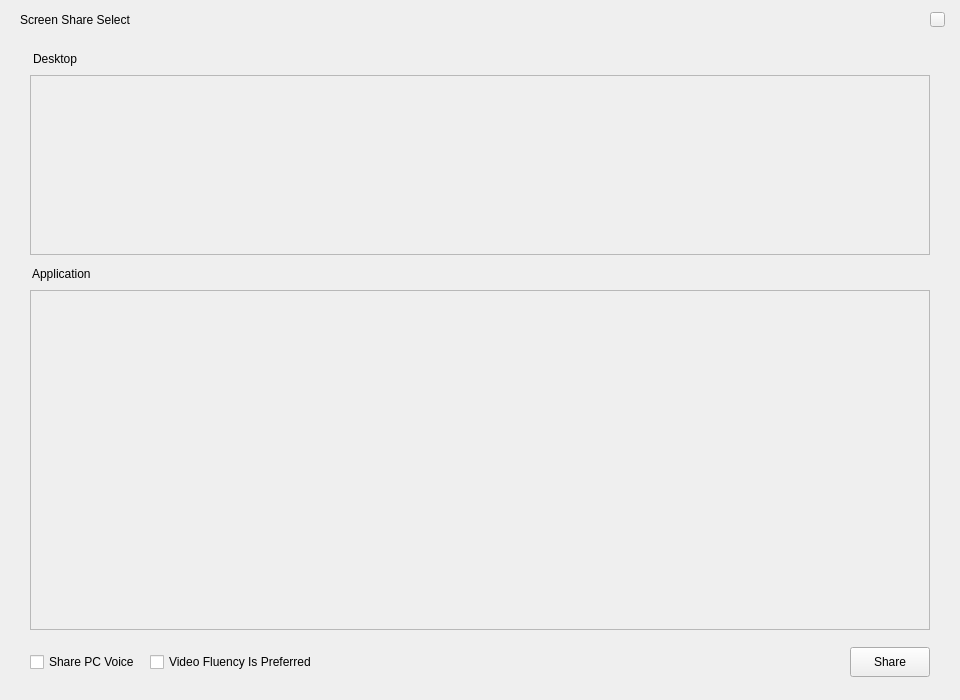
<?xml version="1.0" encoding="UTF-8"?>
<ui version="4.0">
 <class>ScreenShareWindow</class>
 <widget class="QWidget" name="ScreenShareWindow">
  <property name="geometry">
   <rect>
    <x>0</x>
    <y>0</y>
    <width>960</width>
    <height>700</height>
   </rect>
  </property>
  <property name="sizePolicy">
   <sizepolicy hsizetype="Fixed" vsizetype="Fixed">
    <horstretch>0</horstretch>
    <verstretch>0</verstretch>
   </sizepolicy>
  </property>
  <property name="windowTitle">
   <string>ScreenShareWindow</string>
  </property>
  <layout class="QVBoxLayout" name="verticalLayout_2">
   <property name="spacing">
    <number>0</number>
   </property>
   <property name="leftMargin">
    <number>0</number>
   </property>
   <property name="topMargin">
    <number>0</number>
   </property>
   <property name="rightMargin">
    <number>0</number>
   </property>
   <property name="bottomMargin">
    <number>0</number>
   </property>
   <item>
    <widget class="QWidget" name="widget_title" native="true">
     <property name="minimumSize">
      <size>
       <width>0</width>
       <height>40</height>
      </size>
     </property>
     <property name="maximumSize">
      <size>
       <width>16777215</width>
       <height>40</height>
      </size>
     </property>
     <layout class="QHBoxLayout" name="horizontalLayout_2">
      <property name="spacing">
       <number>5</number>
      </property>
      <property name="leftMargin">
       <number>20</number>
      </property>
      <property name="topMargin">
       <number>5</number>
      </property>
      <property name="rightMargin">
       <number>15</number>
      </property>
      <property name="bottomMargin">
       <number>5</number>
      </property>
      <item>
       <widget class="QLabel" name="label">
        <property name="minimumSize">
         <size>
          <width>0</width>
          <height>20</height>
         </size>
        </property>
        <property name="maximumSize">
         <size>
          <width>16777215</width>
          <height>20</height>
         </size>
        </property>
        <property name="text">
         <string>Screen Share Select</string>
        </property>
       </widget>
      </item>
      <item>
       <widget class="QPushButton" name="btn_close_select">
        <property name="sizePolicy">
         <sizepolicy hsizetype="Minimum" vsizetype="Minimum">
          <horstretch>0</horstretch>
          <verstretch>0</verstretch>
         </sizepolicy>
        </property>
        <property name="minimumSize">
         <size>
          <width>15</width>
          <height>15</height>
         </size>
        </property>
        <property name="maximumSize">
         <size>
          <width>15</width>
          <height>15</height>
         </size>
        </property>
        <property name="text">
         <string/>
        </property>
       </widget>
      </item>
     </layout>
    </widget>
   </item>
   <item>
    <widget class="QWidget" name="widget_bg" native="true">
     <property name="minimumSize">
      <size>
       <width>0</width>
       <height>100</height>
      </size>
     </property>
     <layout class="QVBoxLayout" name="verticalLayout_3">
      <property name="spacing">
       <number>0</number>
      </property>
      <property name="leftMargin">
       <number>30</number>
      </property>
      <property name="topMargin">
       <number>5</number>
      </property>
      <property name="rightMargin">
       <number>30</number>
      </property>
      <property name="bottomMargin">
       <number>20</number>
      </property>
      <item>
       <widget class="QWidget" name="wgt_desktop_title" native="true">
        <property name="minimumSize">
         <size>
          <width>0</width>
          <height>30</height>
         </size>
        </property>
        <widget class="QLabel" name="label_2">
         <property name="geometry">
          <rect>
           <x>3</x>
           <y>1</y>
           <width>150</width>
           <height>25</height>
          </rect>
         </property>
         <property name="text">
          <string>Desktop</string>
         </property>
        </widget>
       </widget>
      </item>
      <item>
       <widget class="QWidget" name="wgt_desktop" native="true">
        <property name="sizePolicy">
         <sizepolicy hsizetype="Preferred" vsizetype="Preferred">
          <horstretch>0</horstretch>
          <verstretch>0</verstretch>
         </sizepolicy>
        </property>
        <property name="minimumSize">
         <size>
          <width>0</width>
          <height>160</height>
         </size>
        </property>
        <property name="maximumSize">
         <size>
          <width>16777215</width>
          <height>180</height>
         </size>
        </property>
        <layout class="QVBoxLayout" name="verticalLayout">
         <property name="spacing">
          <number>0</number>
         </property>
         <property name="leftMargin">
          <number>0</number>
         </property>
         <property name="topMargin">
          <number>0</number>
         </property>
         <property name="rightMargin">
          <number>0</number>
         </property>
         <property name="bottomMargin">
          <number>0</number>
         </property>
         <item>
          <widget class="QScrollArea" name="scrollArea_desktop">
           <property name="minimumSize">
            <size>
             <width>0</width>
             <height>0</height>
            </size>
           </property>
           <property name="maximumSize">
            <size>
             <width>16777215</width>
             <height>16777215</height>
            </size>
           </property>
           <property name="widgetResizable">
            <bool>true</bool>
           </property>
           <widget class="QWidget" name="scrollAreaWidget_desktop">
            <property name="geometry">
             <rect>
              <x>0</x>
              <y>0</y>
              <width>898</width>
              <height>178</height>
             </rect>
            </property>
           </widget>
          </widget>
         </item>
        </layout>
       </widget>
      </item>
      <item>
       <widget class="QWidget" name="wgt_app_title" native="true">
        <property name="minimumSize">
         <size>
          <width>0</width>
          <height>35</height>
         </size>
        </property>
        <widget class="QLabel" name="label_3">
         <property name="geometry">
          <rect>
           <x>2</x>
           <y>4</y>
           <width>150</width>
           <height>30</height>
          </rect>
         </property>
         <property name="text">
          <string>Application</string>
         </property>
        </widget>
       </widget>
      </item>
      <item>
       <widget class="QScrollArea" name="scrollArea">
        <property name="sizePolicy">
         <sizepolicy hsizetype="Expanding" vsizetype="Expanding">
          <horstretch>0</horstretch>
          <verstretch>0</verstretch>
         </sizepolicy>
        </property>
        <property name="minimumSize">
         <size>
          <width>0</width>
          <height>150</height>
         </size>
        </property>
        <property name="widgetResizable">
         <bool>true</bool>
        </property>
        <widget class="QWidget" name="scrollAreaWidgetContents">
         <property name="geometry">
          <rect>
           <x>0</x>
           <y>0</y>
           <width>898</width>
           <height>338</height>
          </rect>
         </property>
         <property name="minimumSize">
          <size>
           <width>0</width>
           <height>0</height>
          </size>
         </property>
         <property name="styleSheet">
          <string notr="true"/>
         </property>
        </widget>
       </widget>
      </item>
      <item>
       <widget class="QWidget" name="widget_bottom" native="true">
        <property name="minimumSize">
         <size>
          <width>0</width>
          <height>50</height>
         </size>
        </property>
        <layout class="QHBoxLayout" name="horizontalLayout">
         <property name="spacing">
          <number>10</number>
         </property>
         <property name="leftMargin">
          <number>0</number>
         </property>
         <property name="topMargin">
          <number>15</number>
         </property>
         <property name="rightMargin">
          <number>0</number>
         </property>
         <property name="bottomMargin">
          <number>0</number>
         </property>
         <item>
          <widget class="QCheckBox" name="ckbox_share_voice">
           <property name="text">
            <string>Share PC Voice</string>
           </property>
          </widget>
         </item>
         <item>
          <widget class="QCheckBox" name="ckbox_Smooth">
           <property name="text">
            <string>Video Fluency Is Preferred</string>
           </property>
          </widget>
         </item>
         <item>
          <spacer name="horizontalSpacer">
           <property name="orientation">
            <enum>Qt::Horizontal</enum>
           </property>
           <property name="sizeHint" stdset="0">
            <size>
             <width>40</width>
             <height>20</height>
            </size>
           </property>
          </spacer>
         </item>
         <item>
          <widget class="QPushButton" name="btn_confirm_share">
           <property name="minimumSize">
            <size>
             <width>80</width>
             <height>30</height>
            </size>
           </property>
           <property name="text">
            <string>Share</string>
           </property>
          </widget>
         </item>
        </layout>
       </widget>
      </item>
     </layout>
    </widget>
   </item>
  </layout>
 </widget>
 <layoutdefault spacing="6" margin="11"/>
 <resources/>
 <connections/>
</ui>
